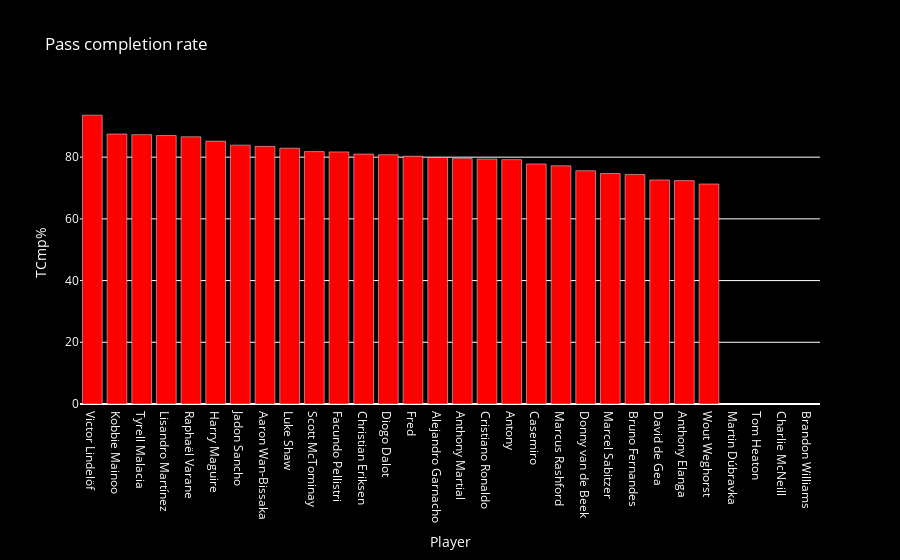

The notebook cell this image was saved under:
### Code cell
# Sort the DataFrame based on TCmp% in descending order
df_sorted = df2.sort_values(by='TCmp%', ascending=False)

# Plotting using Plotly Express
fig = px.bar(df_sorted, x='Player', y='TCmp%', title='Pass completion rate')
fig.update_traces(marker_color='red')
fig.update_layout(plot_bgcolor='black', paper_bgcolor='black', font_color='white')
fig.show()

### Figure 1 — Plotly figure (JSON) as saved in the notebook; plotly's stock layout.template omitted (floating-point values rounded to 4 significant figures)
{"data": [{"alignmentgroup": "True", "hovertemplate": "Player=%{x}<br>TCmp%=%{y}<extra></extra>", "legendgroup": "", "marker": {"color": "red", "pattern": {"shape": ""}}, "name": "", "offsetgroup": "", "orientation": "v", "showlegend": false, "textposition": "auto", "type": "bar", "x": ["Victor Lindelöf", "Kobbie Mainoo", "Tyrell Malacia", "Lisandro Martínez", "Raphaël Varane", "Harry Maguire", "Jadon Sancho", "Aaron Wan-Bissaka", "Luke Shaw", "Scott McTominay", "Facundo Pellistri", "Christian Eriksen", "Diogo Dalot", "Fred", "Alejandro Garnacho", "Anthony Martial", "Cristiano Ronaldo", "Antony", "Casemiro", "Marcus Rashford", "Donny van de Beek", "Marcel Sabitzer", "Bruno Fernandes", "David de Gea", "Anthony Elanga", "Wout Weghorst", "Martin Dúbravka", "Tom Heaton", "Charlie McNeill", "Brandon Williams"], "xaxis": "x", "y": [93.6, 87.5, 87.3, 87, 86.6, 85.2, 83.9, 83.5, 82.9, 81.8, 81.7, 81, 80.8, 80.3, 79.9, 79.6, 79.4, 79.2, 77.8, 77.2, 75.6, 74.7, 74.4, 72.6, 72.4, 71.3, null, null, null, null], "yaxis": "y"}], "layout": {"barmode": "relative", "font": {"color": "white"}, "legend": {"tracegroupgap": 0}, "paper_bgcolor": "black", "plot_bgcolor": "black", "title": {"text": "Pass completion rate"}, "xaxis": {"anchor": "y", "domain": [0, 1], "title": {"text": "Player"}}, "yaxis": {"anchor": "x", "domain": [0, 1], "title": {"text": "TCmp%"}}}}
